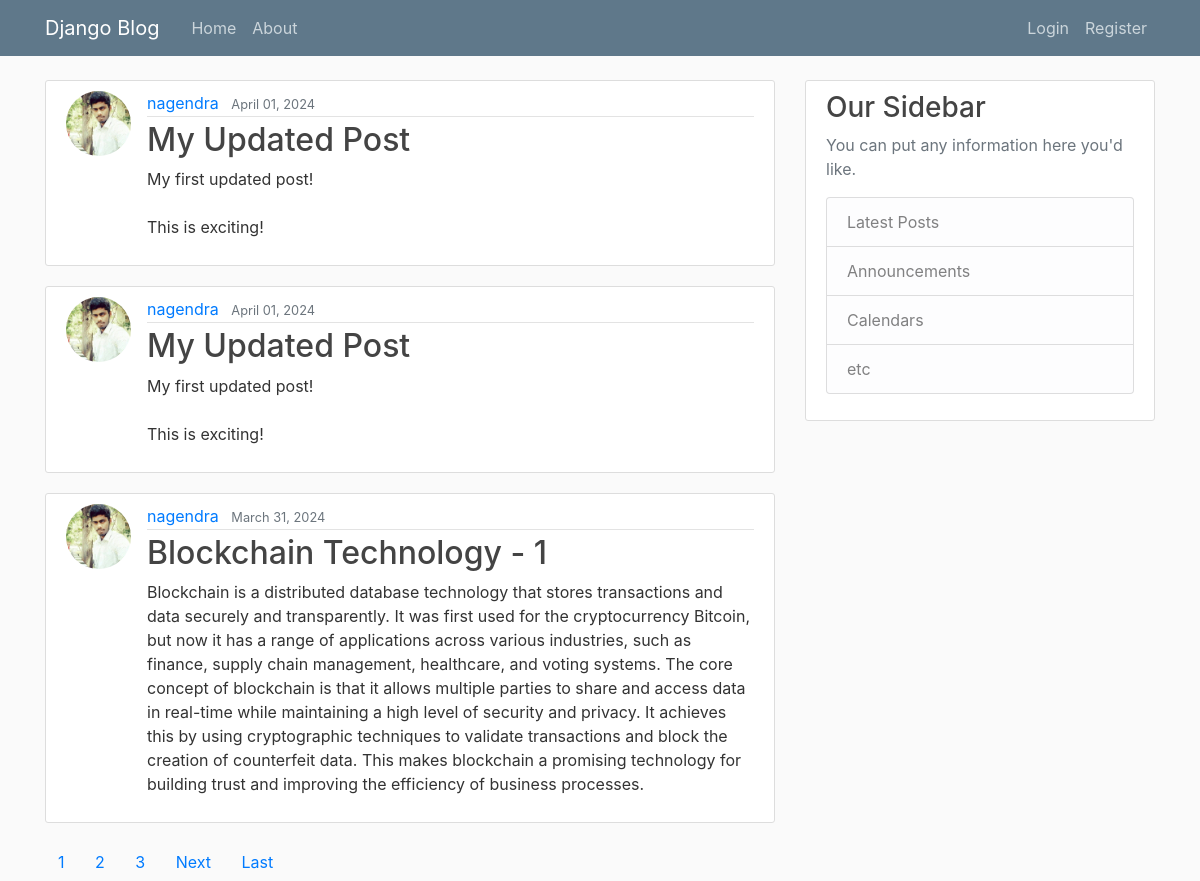
The page / on the database its author committed.
### blog_app/models.py (models this page shows, shortened)
class Post(models.Model):
    author = models.ForeignKey(User, on_delete=models.CASCADE)
    title = models.CharField(max_length=100)
    content = models.TextField()
    date_posted = models.DateTimeField(default=datetime.now())

### users/models.py (models this page shows, shortened)
class Profile(models.Model):
    user = models.OneToOneField(User, on_delete=models.CASCADE)
    image = models.ImageField(default='default.jpg', upload_to='profile_pics')

### blog_app/views.py (the view)
# urls.py: path('', PostListView.as_view(), name='home'),
class PostListView(ListView):
    model = Post
    template_name = 'blog_app/home.html'
    context_object_name = 'posts'
    ordering = ['-date_posted']
    paginate_by = 3

### blog_app/templates/blog_app/home.html (shortened to what this page needs)
{% extends "blog_app/base.html" %}
{% block content %}
{% for post in posts %}
<article class="media content-section">
    <img class="rounded-circle article-img" src="{{ post.author.profile.image.url }}">
    <div class="media-body">
        <div class="article-metadata">
            <a class="mr-2" href="{% url 'user-posts' post.author.username %}">{{ post.author }}</a>
            <small class="text-muted">{{ post.date_posted|date:"F d, Y" }}</small>
        </div>
        <h2><a class="article-title" href="{% url 'post-detail' post.id %}">{{ post.title }}</a></h2>
        <p class="article-content">{{ post.content }}</p>
    </div>
</article>
{% endfor %}
{% if is_paginated %}
{% for num in page_obj.paginator.page_range %}
{% if page_obj.number == num %}
<a class="btn btn-outline-info-mb4" href="?page={{ num }}">{{ num }}</a>
{% elif num > page_obj.number|add:'-3' or num < page_obj.number|add:'3' %}
<a class="btn btn-outline-info-mb4" href="?page={{ num }}">{{ num }}</a>
{% endif %}
{% endfor %}
{% if page_obj.has_next %}
<a class="btn btn-outline-info-mb4" href="?page={{ page_obj.next_page_number }}">Next</a>
<a class="btn btn-outline-info-mb4" href="?page={{ page_obj.paginator.num_pages }}">Last</a>
{% endif %}
{% endif %}
{% endblock %}

### blog_app/templates/blog_app/base.html (shortened to what this page needs)
{% load static %}
<link rel="stylesheet" href="https://maxcdn.bootstrapcdn.com/bootstrap/4.0.0/css/bootstrap.min.css"
>
<link rel="stylesheet" type="text/css" href="{% static 'blog/main.css' %}"/>
<header class="site-header">
    <nav class="navbar navbar-expand-md navbar-dark bg-steel fixed-top">
        <div class="container">
            <a class="navbar-brand mr-4" href="{% url 'home' %}">Django Blog</a>
            <div class="collapse navbar-collapse" id="navbarToggle">
                <div class="navbar-nav mr-auto">
                    <a class="nav-item nav-link" href="{% url 'home' %}">Home</a>
                    <a class="nav-item nav-link" href="{% url 'about' %}">About</a>
                </div>
                <div class="navbar-nav">
                    {% if user.is_authenticated %}
                    <a class="nav-item nav-link" href="{% url 'profile' %}">profile</a>
                    <a class="nav-item nav-link" href="{% url 'logout' %}">Logout</a>
                    {% else %}
                    <a class="nav-item nav-link" href="{% url 'login' %}">Login</a>
                    <a class="nav-item nav-link" href="{% url 'register' %}">Register</a>
                    {% endif %}
                </div>
            </div>
        </div>
    </nav>
</header>
<main role="main" class="container">
    <div class="row">
        <div class="col-md-8">
            {% block content %}{% endblock %}
        </div>
        <div class="col-md-4">
            <div class="content-section">
                <h3>Our Sidebar</h3>
                <p class='text-muted'>You can put any information here you'd like.
                <ul class="list-group">
                    <li class="list-group-item list-group-item-light">Latest Posts</li>
                    <li class="list-group-item list-group-item-light">Announcements</li>
                    <li class="list-group-item list-group-item-light">Calendars</li>
                    <li class="list-group-item list-group-item-light">etc</li>
                </ul>
                </p>
            </div>
        </div>
    </div>
</main>

### blog_app/static/blog/main.css (style rules this page uses)
h1, h2, h3, h4, h5, h6 { color: #444444; }
ul { margin: 0; }
.bg-steel { background-color: #5f788a; }
.site-header .navbar-nav .nav-link { color: #cbd5db; }
.content-section { background: #ffffff; padding: 10px 20px; border: 1px solid #dddddd; border-radius: 3px; margin-bottom: 20px; }
.article-title { color: #444444; }
.article-content { white-space: pre-line; }
.article-img { height: 65px; width: 65px; margin-right: 16px; }
.article-metadata { padding-bottom: 1px; margin-bottom: 4px; border-bottom: 1px solid #e3e3e3 }

### rows shown on the page
Post: author.profile.image (picture), author "nagendra", date_posted "April 01, 2024", title "My Updated Post", content "My first updated post! This is exciting!"
Post: author.profile.image (picture), author "nagendra", date_posted "April 01, 2024", title "My Updated Post", content "My first updated post! This is exciting!"
Post: author.profile.image (picture), author "nagendra", date_posted "March 31, 2024", title "Blockchain Technology - 1", content "Blockchain is a distributed database technology that stores transactions and data securely and transparently. It was first used for the cryptocurrency Bitcoin, but now it has a range of applications across various industries, such as finance, supply chain management, healthcare, and voting systems. The core concept of blockchain is that it allows multiple parties to share and access data in real-time while maintaining a high level of security and privacy. It achieves this by using cryptographic techniques to validate transactions and block the creation of counterfeit data. This makes blockchain a promising technology for building trust and improving the efficiency of business processes."

### other values the page prints
{{ num }} "1"
{{ num }} "2" "3"
